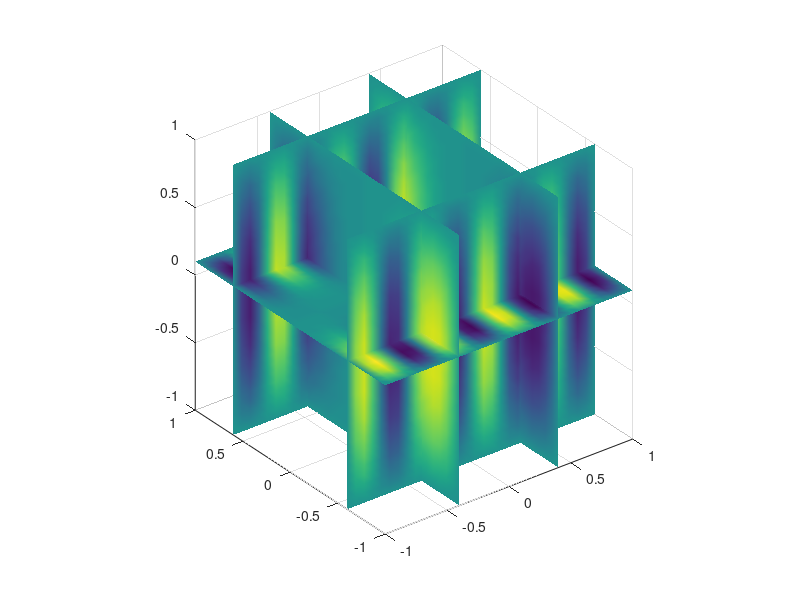

The MATLAB source for this figure: (Note: this script raises an error after producing the figure.)
disp('*** aufgabe 6');
clear

x = linspace (-1,1,30);
[X,Y,Z] = meshgrid(x,x,x);
V = sin(4*pi*X).*sin(pi*Y).*Y.^2.*(Z.^2-1);
sx = [-0.4,0.4]; sy = [-0.6,0.6]; 
sz = [0.1];
figure
slice(X,Y,Z,V,sx,sy,sz)
shading interp
axis equal
alpha(0.6) % Transparency
